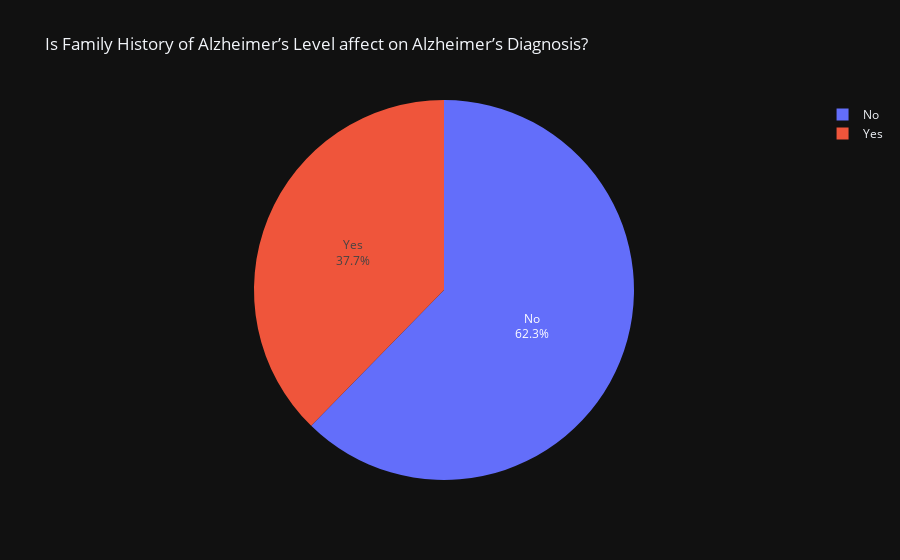

The notebook cell this image was saved under:
### Markdown cell above
- Most people diagnosed with Alzheimer's disease have Cholesterol Level Normal

### Code cell
fig = px.pie(values = df['Family History of Alzheimer’s'][df['Alzheimer’s Diagnosis'] == 'Yes'].value_counts(),
             names = df['Family History of Alzheimer’s'][df['Alzheimer’s Diagnosis'] == 'Yes'].value_counts().index,
             template = 'plotly_dark',
             title = 'Is Family History of Alzheimer’s Level affect on Alzheimer’s Diagnosis?'
             ).update_traces(textinfo='label+percent')
fig.show()

### Figure 1 — Plotly figure (JSON) as saved in the notebook; plotly's stock layout.template omitted (floating-point values rounded to 4 significant figures)
{"data": [{"domain": {"x": [0, 1], "y": [0, 1]}, "hovertemplate": "label=%{label}<br>value=%{value}<extra></extra>", "labels": ["No", "Yes"], "legendgroup": "", "name": "", "showlegend": true, "textinfo": "label+percent", "type": "pie", "values": [19140, 11573]}], "layout": {"legend": {"tracegroupgap": 0}, "title": {"text": "Is Family History of Alzheimer’s Level affect on Alzheimer’s Diagnosis?"}}}
